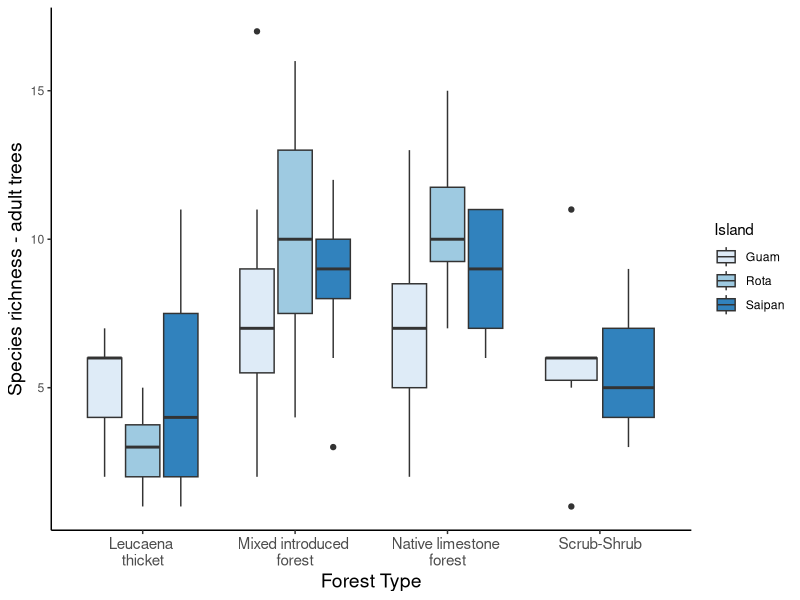

Write R code to recreate this figure. (Note: this script raises an error after producing the figure.)
#ggplot exercise Day 1

#We will use the forest trajectory dataset to make some graphs. These are from 25m transects conducted across three islands within 4 different forest types. We measured a bunch of things along each transect, so the dataframe is relatively complex. 

#Load libraries
library(tidyverse)
library(ggplot2)
library(ggthemes)

#Load data
foresttraj <- read.csv("data/tidy/foresttrajectory_site_tidy.csv")

#1) Replicate the figure in the graphics folder called spprich.adult.pdf. 

spprich.adult <- ggplot(foresttraj, aes(forest.type, num.adult.spp, fill=island))+
  geom_boxplot()+
  ylab("Species richness - adult trees")+
  scale_x_discrete(name = "Forest Type", labels=c("Leucaena \nthicket", "Mixed introduced \nforest", "Native limestone \nforest", "Scrub-Shrub"))+
  theme_classic()+
  scale_fill_brewer(palette="Blues", name="Island", labels=c("Guam", "Rota", "Saipan"))+
  theme(axis.title = element_text(size=14), 
        axis.text.x = element_text(size=11))

ggsave("7. graphics/graphics/spprich.adult.pdf")

#2) Now, make a figure based on model output from the model below. The final figure should look like the one called num.adult.trees.pdf. Be sure to use the code in the ggplot_tutoria file for this. 

m1 <- glm(num.adults ~ island, data=foresttraj, family=poisson)
summary(m1)

#create dataframe over which to predict model results
preddata <- with(foresttraj, expand.grid(island = levels(island)))

#predict model results
preddata2 <- as.data.frame(predict(m1, newdata=preddata, type="link", se.fit=TRUE))
preddata2<-cbind(preddata, preddata2)

#calculate upper and lower CI's
preddata2 <- within(preddata2, {
  pred <- exp(fit)
  lwr <- exp(fit - (1.96 * se.fit))
  upr <- exp(fit + (1.96 * se.fit))
})

num.adult.trees <- ggplot(preddata2, aes(island, pred)) +
  geom_point()+
  geom_errorbar(aes(ymin=lwr, ymax=upr), width=0.2)+
  ylab("Number of adult trees per transect")+
  scale_x_discrete("Island", labels=c("Guam", "Rota", "Saipan"))+
  theme_classic()
  
ggsave("7. graphics/graphics/num.adult.trees.pdf")

#3) Come up with a cool way to visualize the relationship between the number of adult species and the number of seedling species across the islands and forest types. 

ggplot(foresttraj, aes(num.adult.spp, num.seedling.spp))+
  geom_point()+
  facet_grid(island~forest.type)+
  geom_smooth(method="lm", se=F)+
  theme_fivethirtyeight()

#4) Find a cool graphical approach from the websites below, then create a graph of that type using data from the foresttraj dataset 
# http://www.r-graph-gallery.com/ 
# http://r-statistics.co/Top50-Ggplot2-Visualizations-MasterList-R-Code.html 


